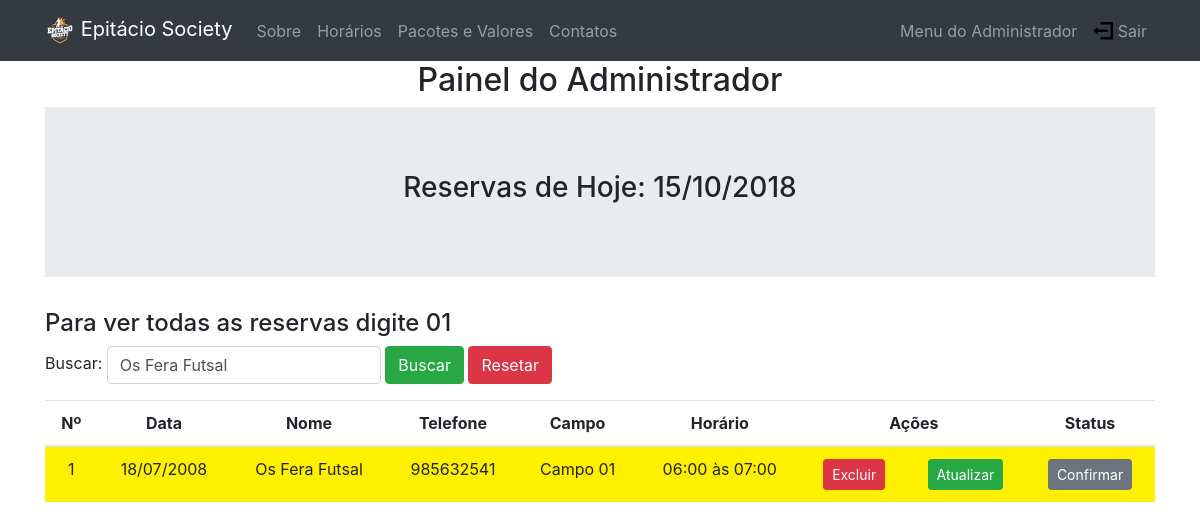
Page /paineladm.php?busca=Os Fera Futsal (signed in) on the committed database.
### tables this page shows
CREATE TABLE `reserva` (
  `idReserva` int(11) NOT NULL,
  `dataReserva` date NOT NULL,
  `idCampo` int(11) NOT NULL,
  `idHorario` int(11) NOT NULL,
  `nome` varchar(50) NOT NULL DEFAULT '0',
  `celular` varchar(50) NOT NULL DEFAULT '0',
  `status` int(11) DEFAULT NULL
);

CREATE TABLE `campo` (
  `idCampo` int(11) NOT NULL,
  `campoReservado` varchar(50) NOT NULL
);

CREATE TABLE `horarios` (
  `idHorario` int(11) NOT NULL,
  `horario` varchar(50) NOT NULL
);

### classes/reserva.class.php (called while the page is built, shortened)
<?php
	class Reservas{
		public function getBusca(){
			global $pdo;
			if(isset($_GET['busca']) && !empty($_GET['busca'])) {
				$busca = $_GET['busca'];
				$array = array();
				$sql  = $pdo->prepare("SELECT
					a.idReserva,
					a.dataReserva,
					a.nome,
					a.celular,
					b.campoReservado,
					c.horario,
					a.status
					FROM reserva a
					INNER JOIN campo b ON b.idCampo = a.idCampo
					INNER JOIN horarios c ON c.idHorario = a.idHorario WHERE  nome LIKE :nome OR dataReserva LIKE :data ORDER BY b.idCampo ASC");
					$sql->bindValue(":nome", '%'.$busca.'%');
					$sql->bindValue(":data", '%'.$busca.'%');
					$sql->execute();
			}
			if($sql->rowCount() > 0){
				$array = $sql->fetchAll();
			}
			return $array;
		}
}
?>

### paineladm.php (the view, shortened to what this page needs)
<?php
include 'php/head.php';
	?>
<div class="container">
		<h2 style="text-align: center;">Painel do Administrador</h2>
	<div class="jumbotron jumbotron-fluid">
		<h3 style="text-align: center">Reservas de Hoje: <?php echo date('d/m/Y'); ?></h3>
	</div>
		<h4>Para ver todas as reservas digite 01</h4>
	<div class="form-inline">
		<form methos="GET">
		Buscar:
		<input type="text" name="busca" id="" class="form-control" placeholder="Nome, Data ou Campo" value="<?php echo(!empty($_GET['busca']))?$_GET['busca']:''; ?>">
		<input type="submit" value="Buscar" class="btn btn-success">
		<a href="paineladm.php" class="btn btn-danger">Resetar</a>
	</form>
	</div>
	<div class="row">
		<div class="col-sm-12">
		<div class="table-responsive">
		<table class="table table-striped">
		<thead>
			<tr>
				<th>Nº</th>
				<th>Data</th>
				<th>Nome</th>
				<th>Telefone</th>
				<th>Campo</th>
				<th>Horário</th>
				<th colspan="2" >Ações</th>
				<th>Status</th>
			</tr>
		</thead>
		<tbody>
			<?php
			$reserva = new Reservas;
			$sqlReservas  = $reserva->getBusca();
			foreach($sqlReservas as $reservas){
			?>
			<?php if($reservas['status'] == 1){?>
			<tr style="background-color: #f2f2f2; color:#000">
			<?php }else{ ?>
			<tr style="background-color: #fff000">
			<?php } ?>
				<td> <?php echo $reservas['idReserva']; ?> </td>
				<td> <?php echo date("d/m/Y", strtotime($reservas['dataReserva']));?> </td>
				<td> <?php echo $reservas['nome']; ?> </td>
				<td> <?php echo $reservas['celular']; ?> </td>
				<td> <?php echo $reservas['campoReservado']; ?> </td>
				<td> <?php echo str_replace("-"," ", $reservas['horario']); ?> </td>
				<td> <a href=<?php echo "excluir_reserva.php?idReserva=".$reservas['idReserva']; ?> class="btn btn-danger btn-sm"> Excluir</td>
				<td> <a href=<?php echo "atualizar.php?idReserva=".$reservas['idReserva']; ?> class="btn btn-success btn-sm "> Atualizar</td>
					<?php if($reservas['status'] == 0){ ?>
				<td>
					<a href=<?php echo "confirmar_reserva.php?idReserva=".$reservas['idReserva']; ?> class="btn btn-secondary btn-sm"> Confirmar</td>
				<?php }else{ ?>
				<td>
					<a href="#" class="btn btn-info btn-sm disabled">confirmado</td>
					<?php } ?>
			</tr>
			<?php
				}
			?>
		</tbody>
	</table>
</div>
	</div>
</div>

### paineladm.php (style rules this page uses)
table { text-align:center; }

### rows in the picture
reserva: idReserva "1", dataReserva "18/07/2008", nome "Os Fera Futsal", celular "985632541", idCampo.campoReservado "Campo 01", idHorario.horario "06:00 às 07:00"
